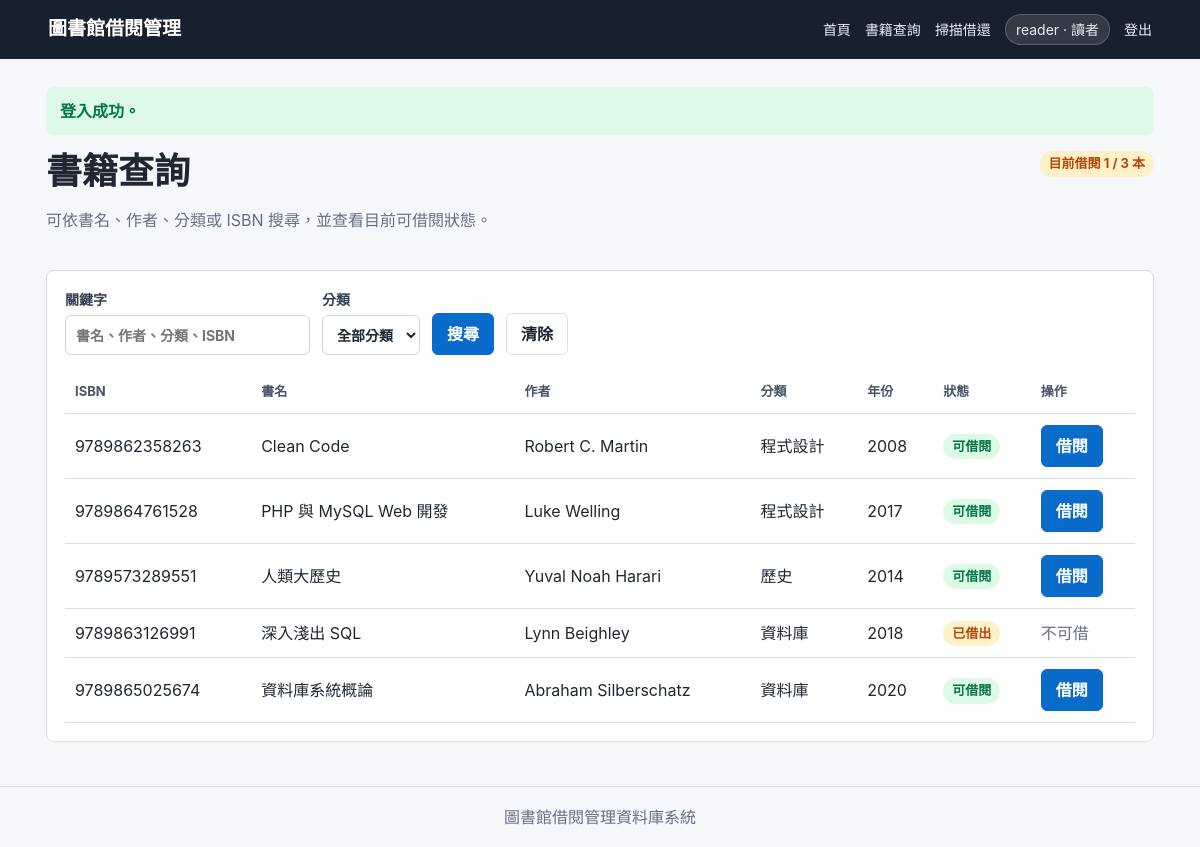
The app's page /books.php (signed in), older data.
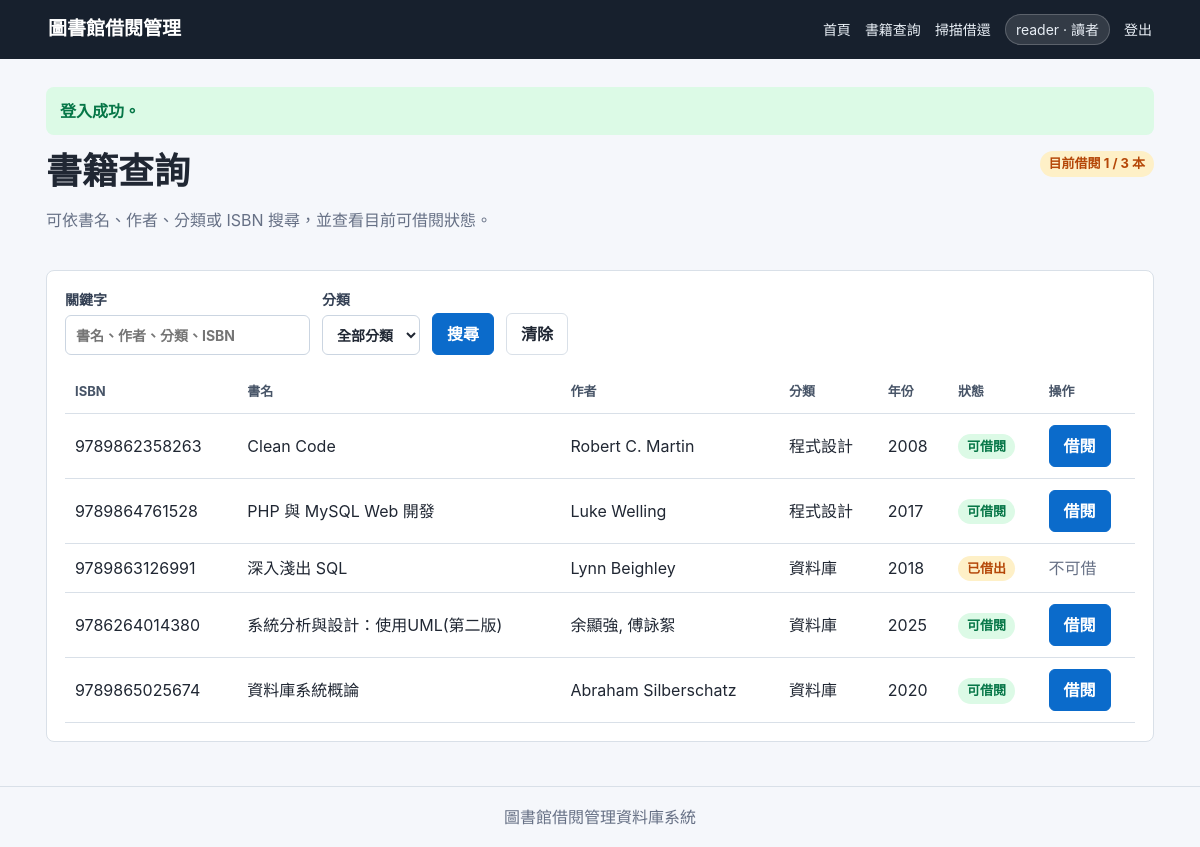
The same page, newer data.
### tables this page shows
CREATE TABLE IF NOT EXISTS `Y114_book` (
  `book_id` INT UNSIGNED NOT NULL AUTO_INCREMENT,
  `isbn` VARCHAR(30) NULL,
  `title` VARCHAR(180) NOT NULL,
  `author` VARCHAR(120) NOT NULL,
  `category_id` INT UNSIGNED NOT NULL,
  `publication_year` SMALLINT UNSIGNED NULL,
  `status` ENUM('available', 'borrowed', 'removed') NOT NULL DEFAULT 'available',
  `created_at` TIMESTAMP NOT NULL DEFAULT CURRENT_TIMESTAMP,
  `updated_at` TIMESTAMP NOT NULL DEFAULT CURRENT_TIMESTAMP ON UPDATE CURRENT_TIMESTAMP,
  PRIMARY KEY (`book_id`),
  UNIQUE KEY `uq_Y114_book_isbn` (`isbn`),
  KEY `idx_Y114_book_title` (`title`),
  KEY `idx_Y114_book_author` (`author`),
  KEY `idx_Y114_book_category_id` (`category_id`),
  CONSTRAINT `fk_Y114_book_category`
    FOREIGN KEY (`category_id`) REFERENCES `Y114_category` (`category_id`)
    ON UPDATE CASCADE ON DELETE RESTRICT
);

CREATE TABLE IF NOT EXISTS `Y114_category` (
  `category_id` INT UNSIGNED NOT NULL AUTO_INCREMENT,
  `name` VARCHAR(80) NOT NULL,
  PRIMARY KEY (`category_id`),
  UNIQUE KEY `uq_Y114_category_name` (`name`)
);

### src/config.php (called while the page is built, shortened)
<?php
function env_value(string $key, string $default): string
{
    $value = getenv($key);
    return $value === false || $value === '' ? $default : $value;
}
function db(): PDO
{
    static $pdo = null;
    if ($pdo instanceof PDO) {
        return $pdo;
    }
    $host = env_value('DB_HOST', 'db');
    $port = env_value('DB_PORT', '3306');
    $database = env_value('DB_DATABASE', 'csieDBTeam14');
    $username = env_value('DB_USERNAME', 'csie_user');
    $password = env_value('DB_PASSWORD', 'csiePassword14');
    $dsn = "mysql:host={$host};port={$port};dbname={$database};charset=utf8mb4";
    $pdo = new PDO($dsn, $username, $password, [
        PDO::ATTR_ERRMODE => PDO::ERRMODE_EXCEPTION,
        PDO::ATTR_DEFAULT_FETCH_MODE => PDO::FETCH_ASSOC,
        PDO::ATTR_EMULATE_PREPARES => false,
    ]);
    return $pdo;
}
function h(?string $value): string
{
    return htmlspecialchars((string) $value, ENT_QUOTES, 'UTF-8');
}
function consume_flashes(): array
{
    $messages = $_SESSION['flash'] ?? [];
    return $messages;
}
function current_user(): ?array
{
    static $cached = false;
    if ($cached !== false) {
        return $cached;
    }
    $stmt = db()->prepare(
        "SELECT u.*, s.student_no, s.name AS student_name, s.email, s.phone, s.department
         FROM Y114_user u
         LEFT JOIN Y114_student s ON s.student_id = u.student_id
         WHERE u.user_id = ?"
    );
    $stmt->execute([(int) $_SESSION['user_id']]);
    $user = $stmt->fetch();
    $cached = $user;
    return $cached;
}
function require_login(): array
{
    $user = current_user();
    return $user;
}
function status_label(string $status): string
{
    return [
        'available' => '可借閱',
        'borrowed' => '已借出',
        'removed' => '已下架',
        'returned' => '已歸還',
        'active' => '啟用',
        'disabled' => '停用',
    ][$status] ?? $status;
}

### src/books.php (the view, shortened to what the changed rows need)
<?php
require __DIR__ . '/config.php';
$user = require_login();
$conditions = ["b.status <> 'removed'"];
$params = [];
$sql = "SELECT b.*, c.name AS category_name
        FROM Y114_book b
        JOIN Y114_category c ON c.category_id = b.category_id
        WHERE " . implode(' AND ', $conditions) . "
        ORDER BY b.title ASC";
$stmt = db()->prepare($sql);
$stmt->execute($params);
$books = $stmt->fetchAll();
$activeLoanCount = 0;
if ($user['role'] === 'reader') {
    $countStmt = db()->prepare("SELECT COUNT(*) FROM Y114_borrow_record WHERE user_id = ? AND status = 'borrowed'");
    $countStmt->execute([(int) $user['user_id']]);
    $activeLoanCount = (int) $countStmt->fetchColumn();
}
require __DIR__ . '/partials/header.php';
?>
<section class="page-heading">
    <div>
        <h1>書籍查詢</h1>
    </div>
    <?php if ($user['role'] === 'reader'): ?>
        <span class="badge warning">目前借閱 <?= $activeLoanCount ?> / <?= LOAN_LIMIT ?> 本</span>
    <?php endif; ?>
</section>
<section class="card">
    <form method="get" class="toolbar">
    </form>
    <div class="table-wrap">
        <table>
            <thead>
            <tr>
                <th>ISBN</th>
                <th>書名</th>
                <th>作者</th>
                <th>分類</th>
                <th>年份</th>
                <th>狀態</th>
                <th>操作</th>
            </tr>
            </thead>
            <tbody>
            <?php foreach ($books as $book): ?>
                <tr>
                    <td><?= h($book['isbn'] ?? '-') ?></td>
                    <td><?= h($book['title']) ?></td>
                    <td><?= h($book['author']) ?></td>
                    <td><?= h($book['category_name']) ?></td>
                    <td><?= h((string) ($book['publication_year'] ?? '-')) ?></td>
                    <td><span class="badge <?= h($book['status']) ?>"><?= h(status_label($book['status'])) ?></span></td>
                    <td>
                        <?php if ($user['role'] === 'reader' && $book['status'] === 'available'): ?>
                            <form method="post" action="/borrow.php">
                                <button type="submit" <?= $activeLoanCount >= LOAN_LIMIT ? 'disabled' : '' ?>>借閱</button>
                            </form>
                        <?php elseif ($book['status'] === 'borrowed'): ?>
                            <span class="muted">不可借</span>
                        <?php else: ?>
                            <span class="muted">-</span>
                        <?php endif; ?>
                    </td>
                </tr>
            <?php endforeach; ?>
            </tbody>
        </table>
    </div>
</section>
<?php require __DIR__ . '/partials/footer.php'; ?>

### src/partials/header.php (shortened to what the changed rows need)
<!doctype html>
<html lang="zh-Hant">
<head>
    <link rel="stylesheet" href="/assets/styles.css">
</head>
<body>
    <main class="container">
        <?php foreach (consume_flashes() as $message): ?>
            <div class="flash <?= h($message['type']) ?>"><?= h($message['message']) ?></div>
        <?php endforeach; ?>

Row changes from the older to the newer data that the page shows:
shown differently, row unchanged: y114_book "深入淺出 SQL": moves up the list
changed y114_book: isbn "9789573289551" → "9786264014380"; title "人類大歷史" → "系統分析與設計：使用UML(第二版)"; author "Yuval Noah Harari" → "余顯強, 傅詠絮"; category.name "歷史" → "資料庫"; publication_year "2014" → "2025"
